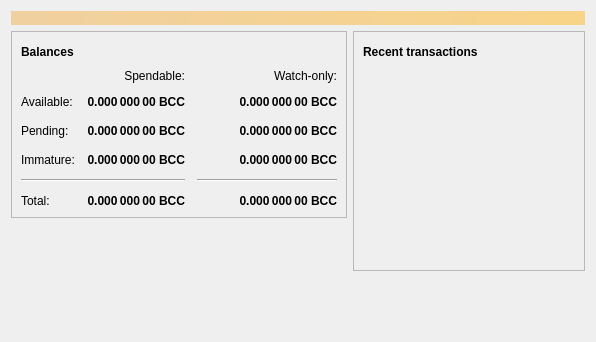
<?xml version="1.0" encoding="UTF-8"?>
<ui version="4.0">
 <class>OverviewPage</class>
 <widget class="QWidget" name="OverviewPage">
  <property name="geometry">
   <rect>
    <x>0</x>
    <y>0</y>
    <width>596</width>
    <height>342</height>
   </rect>
  </property>
  <property name="windowTitle">
   <string>Form</string>
  </property>
  <layout class="QVBoxLayout" name="topLayout">
   <item>
    <widget class="QLabel" name="labelAlerts">
     <property name="visible">
      <bool>false</bool>
     </property>
     <property name="styleSheet">
      <string notr="true">QLabel { background-color: qlineargradient(x1: 0, y1: 0, x2: 1, y2: 0, stop:0 #F0D0A0, stop:1 #F8D488); color:#000000; }</string>
     </property>
     <property name="wordWrap">
      <bool>true</bool>
     </property>
     <property name="margin">
      <number>3</number>
     </property>
     <property name="textInteractionFlags">
      <set>Qt::TextSelectableByMouse</set>
     </property>
    </widget>
   </item>
   <item>
    <layout class="QHBoxLayout" name="horizontalLayout" stretch="1,1">
     <item>
      <layout class="QVBoxLayout" name="verticalLayout_2">
       <item>
        <widget class="QFrame" name="frame">
         <property name="frameShape">
          <enum>QFrame::StyledPanel</enum>
         </property>
         <property name="frameShadow">
          <enum>QFrame::Raised</enum>
         </property>
         <layout class="QVBoxLayout" name="verticalLayout_4">
          <item>
           <layout class="QHBoxLayout" name="horizontalLayout_4">
            <item>
             <widget class="QLabel" name="label_5">
              <property name="font">
               <font>
                <weight>75</weight>
                <bold>true</bold>
               </font>
              </property>
              <property name="text">
               <string>Balances</string>
              </property>
             </widget>
            </item>
            <item>
             <widget class="QPushButton" name="labelWalletStatus">
              <property name="enabled">
               <bool>true</bool>
              </property>
              <property name="maximumSize">
               <size>
                <width>30</width>
                <height>16777215</height>
               </size>
              </property>
              <property name="toolTip">
               <string>The displayed information may be out of date. Your wallet automatically synchronizes with the BitcoinClassic network after a connection is established, but this process has not completed yet.</string>
              </property>
              <property name="text">
               <string/>
              </property>
              <property name="icon">
               <iconset resource="../bitcoin.qrc">
                <normaloff>:/icons/warning</normaloff>
                <disabledoff>:/icons/warning</disabledoff>:/icons/warning</iconset>
              </property>
              <property name="iconSize">
               <size>
                <width>24</width>
                <height>24</height>
               </size>
              </property>
              <property name="flat">
               <bool>true</bool>
              </property>
             </widget>
            </item>
            <item>
             <spacer name="horizontalSpacer_3">
              <property name="orientation">
               <enum>Qt::Horizontal</enum>
              </property>
              <property name="sizeHint" stdset="0">
               <size>
                <width>40</width>
                <height>20</height>
               </size>
              </property>
             </spacer>
            </item>
           </layout>
          </item>
          <item>
           <layout class="QGridLayout" name="gridLayout">
            <property name="spacing">
             <number>12</number>
            </property>
            <item row="2" column="2">
             <widget class="QLabel" name="labelWatchPending">
              <property name="font">
               <font>
                <weight>75</weight>
                <bold>true</bold>
               </font>
              </property>
              <property name="cursor">
               <cursorShape>IBeamCursor</cursorShape>
              </property>
              <property name="toolTip">
               <string>Unconfirmed transactions to watch-only addresses</string>
              </property>
              <property name="text">
               <string notr="true">0.000 000 00 BCC</string>
              </property>
              <property name="alignment">
               <set>Qt::AlignRight|Qt::AlignTrailing|Qt::AlignVCenter</set>
              </property>
              <property name="textInteractionFlags">
               <set>Qt::LinksAccessibleByMouse|Qt::TextSelectableByKeyboard|Qt::TextSelectableByMouse</set>
              </property>
             </widget>
            </item>
            <item row="2" column="1">
             <widget class="QLabel" name="labelUnconfirmed">
              <property name="font">
               <font>
                <weight>75</weight>
                <bold>true</bold>
               </font>
              </property>
              <property name="cursor">
               <cursorShape>IBeamCursor</cursorShape>
              </property>
              <property name="toolTip">
               <string>Total of transactions that have yet to be confirmed, and do not yet count toward the spendable balance</string>
              </property>
              <property name="text">
               <string notr="true">0.000 000 00 BCC</string>
              </property>
              <property name="alignment">
               <set>Qt::AlignRight|Qt::AlignTrailing|Qt::AlignVCenter</set>
              </property>
              <property name="textInteractionFlags">
               <set>Qt::LinksAccessibleByMouse|Qt::TextSelectableByKeyboard|Qt::TextSelectableByMouse</set>
              </property>
             </widget>
            </item>
            <item row="3" column="2">
             <widget class="QLabel" name="labelWatchImmature">
              <property name="font">
               <font>
                <weight>75</weight>
                <bold>true</bold>
               </font>
              </property>
              <property name="cursor">
               <cursorShape>IBeamCursor</cursorShape>
              </property>
              <property name="toolTip">
               <string>Mined balance in watch-only addresses that has not yet matured</string>
              </property>
              <property name="text">
               <string notr="true">0.000 000 00 BCC</string>
              </property>
              <property name="alignment">
               <set>Qt::AlignRight|Qt::AlignTrailing|Qt::AlignVCenter</set>
              </property>
              <property name="textInteractionFlags">
               <set>Qt::LinksAccessibleByMouse|Qt::TextSelectableByKeyboard|Qt::TextSelectableByMouse</set>
              </property>
             </widget>
            </item>
            <item row="4" column="0" colspan="2">
             <widget class="Line" name="line">
              <property name="orientation">
               <enum>Qt::Horizontal</enum>
              </property>
             </widget>
            </item>
            <item row="4" column="2">
             <widget class="Line" name="lineWatchBalance">
              <property name="sizePolicy">
               <sizepolicy hsizetype="Preferred" vsizetype="Fixed">
                <horstretch>0</horstretch>
                <verstretch>0</verstretch>
               </sizepolicy>
              </property>
              <property name="minimumSize">
               <size>
                <width>140</width>
                <height>0</height>
               </size>
              </property>
              <property name="orientation">
               <enum>Qt::Horizontal</enum>
              </property>
             </widget>
            </item>
            <item row="5" column="0">
             <widget class="QLabel" name="labelTotalText">
              <property name="text">
               <string>Total:</string>
              </property>
             </widget>
            </item>
            <item row="3" column="1">
             <widget class="QLabel" name="labelImmature">
              <property name="font">
               <font>
                <weight>75</weight>
                <bold>true</bold>
               </font>
              </property>
              <property name="cursor">
               <cursorShape>IBeamCursor</cursorShape>
              </property>
              <property name="toolTip">
               <string>Mined balance that has not yet matured</string>
              </property>
              <property name="text">
               <string notr="true">0.000 000 00 BCC</string>
              </property>
              <property name="alignment">
               <set>Qt::AlignRight|Qt::AlignTrailing|Qt::AlignVCenter</set>
              </property>
              <property name="textInteractionFlags">
               <set>Qt::LinksAccessibleByMouse|Qt::TextSelectableByKeyboard|Qt::TextSelectableByMouse</set>
              </property>
             </widget>
            </item>
            <item row="2" column="3">
             <spacer name="horizontalSpacer_2">
              <property name="orientation">
               <enum>Qt::Horizontal</enum>
              </property>
              <property name="sizeHint" stdset="0">
               <size>
                <width>40</width>
                <height>20</height>
               </size>
              </property>
             </spacer>
            </item>
            <item row="3" column="0">
             <widget class="QLabel" name="labelImmatureText">
              <property name="text">
               <string>Immature:</string>
              </property>
             </widget>
            </item>
            <item row="5" column="1">
             <widget class="QLabel" name="labelTotal">
              <property name="font">
               <font>
                <weight>75</weight>
                <bold>true</bold>
               </font>
              </property>
              <property name="cursor">
               <cursorShape>IBeamCursor</cursorShape>
              </property>
              <property name="toolTip">
               <string>Your current total balance</string>
              </property>
              <property name="text">
               <string notr="true">0.000 000 00 BCC</string>
              </property>
              <property name="alignment">
               <set>Qt::AlignRight|Qt::AlignTrailing|Qt::AlignVCenter</set>
              </property>
              <property name="textInteractionFlags">
               <set>Qt::LinksAccessibleByMouse|Qt::TextSelectableByKeyboard|Qt::TextSelectableByMouse</set>
              </property>
             </widget>
            </item>
            <item row="5" column="2">
             <widget class="QLabel" name="labelWatchTotal">
              <property name="font">
               <font>
                <weight>75</weight>
                <bold>true</bold>
               </font>
              </property>
              <property name="cursor">
               <cursorShape>IBeamCursor</cursorShape>
              </property>
              <property name="toolTip">
               <string>Current total balance in watch-only addresses</string>
              </property>
              <property name="text">
               <string notr="true">0.000 000 00 BCC</string>
              </property>
              <property name="alignment">
               <set>Qt::AlignRight|Qt::AlignTrailing|Qt::AlignVCenter</set>
              </property>
              <property name="textInteractionFlags">
               <set>Qt::LinksAccessibleByMouse|Qt::TextSelectableByKeyboard|Qt::TextSelectableByMouse</set>
              </property>
             </widget>
            </item>
            <item row="0" column="2">
             <widget class="QLabel" name="labelWatchonly">
              <property name="text">
               <string>Watch-only:</string>
              </property>
              <property name="alignment">
               <set>Qt::AlignRight|Qt::AlignTrailing|Qt::AlignVCenter</set>
              </property>
             </widget>
            </item>
            <item row="1" column="0">
             <widget class="QLabel" name="labelBalanceText">
              <property name="text">
               <string>Available:</string>
              </property>
             </widget>
            </item>
            <item row="1" column="1">
             <widget class="QLabel" name="labelBalance">
              <property name="font">
               <font>
                <weight>75</weight>
                <bold>true</bold>
               </font>
              </property>
              <property name="cursor">
               <cursorShape>IBeamCursor</cursorShape>
              </property>
              <property name="toolTip">
               <string>Your current spendable balance</string>
              </property>
              <property name="text">
               <string notr="true">0.000 000 00 BCC</string>
              </property>
              <property name="alignment">
               <set>Qt::AlignRight|Qt::AlignTrailing|Qt::AlignVCenter</set>
              </property>
              <property name="textInteractionFlags">
               <set>Qt::LinksAccessibleByMouse|Qt::TextSelectableByKeyboard|Qt::TextSelectableByMouse</set>
              </property>
             </widget>
            </item>
            <item row="1" column="2">
             <widget class="QLabel" name="labelWatchAvailable">
              <property name="font">
               <font>
                <weight>75</weight>
                <bold>true</bold>
               </font>
              </property>
              <property name="cursor">
               <cursorShape>IBeamCursor</cursorShape>
              </property>
              <property name="toolTip">
               <string>Your current balance in watch-only addresses</string>
              </property>
              <property name="text">
               <string notr="true">0.000 000 00 BCC</string>
              </property>
              <property name="alignment">
               <set>Qt::AlignRight|Qt::AlignTrailing|Qt::AlignVCenter</set>
              </property>
              <property name="textInteractionFlags">
               <set>Qt::LinksAccessibleByMouse|Qt::TextSelectableByKeyboard|Qt::TextSelectableByMouse</set>
              </property>
             </widget>
            </item>
            <item row="2" column="0">
             <widget class="QLabel" name="labelPendingText">
              <property name="text">
               <string>Pending:</string>
              </property>
             </widget>
            </item>
            <item row="0" column="1">
             <widget class="QLabel" name="labelSpendable">
              <property name="text">
               <string>Spendable:</string>
              </property>
              <property name="alignment">
               <set>Qt::AlignRight|Qt::AlignTrailing|Qt::AlignVCenter</set>
              </property>
             </widget>
            </item>
           </layout>
          </item>
         </layout>
        </widget>
       </item>
       <item>
        <spacer name="verticalSpacer">
         <property name="orientation">
          <enum>Qt::Vertical</enum>
         </property>
         <property name="sizeHint" stdset="0">
          <size>
           <width>20</width>
           <height>40</height>
          </size>
         </property>
        </spacer>
       </item>
      </layout>
     </item>
     <item>
      <layout class="QVBoxLayout" name="verticalLayout_3">
       <item>
        <widget class="QFrame" name="frame_2">
         <property name="frameShape">
          <enum>QFrame::StyledPanel</enum>
         </property>
         <property name="frameShadow">
          <enum>QFrame::Raised</enum>
         </property>
         <layout class="QVBoxLayout" name="verticalLayout">
          <item>
           <layout class="QHBoxLayout" name="horizontalLayout_2">
            <item>
             <widget class="QLabel" name="label_4">
              <property name="font">
               <font>
                <weight>75</weight>
                <bold>true</bold>
               </font>
              </property>
              <property name="text">
               <string>Recent transactions</string>
              </property>
             </widget>
            </item>
            <item>
             <widget class="QPushButton" name="labelTransactionsStatus">
              <property name="enabled">
               <bool>true</bool>
              </property>
              <property name="maximumSize">
               <size>
                <width>30</width>
                <height>16777215</height>
               </size>
              </property>
              <property name="toolTip">
               <string>The displayed information may be out of date. Your wallet automatically synchronizes with the BitcoinClassic network after a connection is established, but this process has not completed yet.</string>
              </property>
              <property name="text">
               <string/>
              </property>
              <property name="icon">
               <iconset resource="../bitcoin.qrc">
                <normaloff>:/icons/warning</normaloff>
                <disabledoff>:/icons/warning</disabledoff>:/icons/warning</iconset>
              </property>
              <property name="iconSize">
               <size>
                <width>24</width>
                <height>24</height>
               </size>
              </property>
              <property name="flat">
               <bool>true</bool>
              </property>
             </widget>
            </item>
            <item>
             <spacer name="horizontalSpacer">
              <property name="orientation">
               <enum>Qt::Horizontal</enum>
              </property>
              <property name="sizeHint" stdset="0">
               <size>
                <width>40</width>
                <height>20</height>
               </size>
              </property>
             </spacer>
            </item>
           </layout>
          </item>
          <item>
           <widget class="QListView" name="listTransactions">
            <property name="styleSheet">
             <string notr="true">QListView { background: transparent; }</string>
            </property>
            <property name="frameShape">
             <enum>QFrame::NoFrame</enum>
            </property>
            <property name="verticalScrollBarPolicy">
             <enum>Qt::ScrollBarAlwaysOff</enum>
            </property>
            <property name="horizontalScrollBarPolicy">
             <enum>Qt::ScrollBarAlwaysOff</enum>
            </property>
            <property name="selectionMode">
             <enum>QAbstractItemView::NoSelection</enum>
            </property>
           </widget>
          </item>
         </layout>
        </widget>
       </item>
       <item>
        <spacer name="verticalSpacer_2">
         <property name="orientation">
          <enum>Qt::Vertical</enum>
         </property>
         <property name="sizeHint" stdset="0">
          <size>
           <width>20</width>
           <height>40</height>
          </size>
         </property>
        </spacer>
       </item>
      </layout>
     </item>
    </layout>
   </item>
  </layout>
 </widget>
 <resources/>
 <connections/>
</ui>
